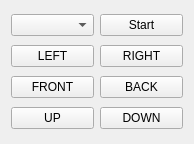
<?xml version="1.0" encoding="UTF-8"?>
<ui version="4.0">
 <class>Form</class>
 <widget class="QWidget" name="Form">
  <property name="geometry">
   <rect>
    <x>0</x>
    <y>0</y>
    <width>194</width>
    <height>144</height>
   </rect>
  </property>
  <property name="windowTitle">
   <string>Form</string>
  </property>
  <property name="styleSheet">
   <string notr="true"/>
  </property>
  <layout class="QGridLayout" name="gridLayout">
   <item row="1" column="0">
    <widget class="QPushButton" name="bLeft">
     <property name="text">
      <string>LEFT</string>
     </property>
    </widget>
   </item>
   <item row="3" column="1">
    <widget class="QPushButton" name="bBack">
     <property name="text">
      <string>BACK</string>
     </property>
    </widget>
   </item>
   <item row="1" column="1">
    <widget class="QPushButton" name="bRight">
     <property name="text">
      <string>RIGHT</string>
     </property>
    </widget>
   </item>
   <item row="3" column="0">
    <widget class="QPushButton" name="bFront">
     <property name="text">
      <string>FRONT</string>
     </property>
    </widget>
   </item>
   <item row="4" column="0">
    <widget class="QPushButton" name="bUp">
     <property name="text">
      <string>UP</string>
     </property>
    </widget>
   </item>
   <item row="4" column="1">
    <widget class="QPushButton" name="bDown">
     <property name="text">
      <string>DOWN</string>
     </property>
    </widget>
   </item>
   <item row="0" column="0">
    <widget class="QComboBox" name="IrisInputBox"/>
   </item>
   <item row="0" column="1">
    <widget class="QPushButton" name="bStart">
     <property name="text">
      <string>Start</string>
     </property>
    </widget>
   </item>
  </layout>
 </widget>
 <resources/>
 <connections/>
</ui>
